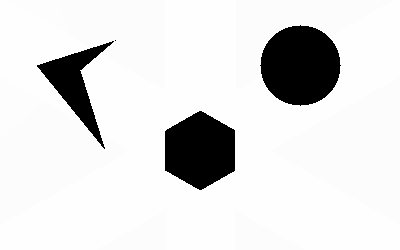
#> input picture final_map.png, 400 x 250 px, found by its file name
$ python Mayank_Joshi.py
#> lines starting #> are read from the running program, lines starting #| are printed output that depends on the picture; after the words box and inside, x2 and y2 are one past the last pixel; in counts of white or black regions, pixels touching at a corner belong together
### Code/utils.py
import numpy as np
import random


def inside_obstacle_space(x, y, world_map, clearance):

    # get height and width of the world map
    h, w = world_map.shape

    x = int(x)
    y = int(y)

    # check if point is beyond the boundary
    if beyond_boundary([x, y], [w, h], clearance):
        return True

    # check if (x, y) lie within an obstacle space
    if world_map[y, x] == 0:
        return True

    # check if the (x,y) maintains a clearance distance from obstacles
    X, Y = np.ogrid[x - clearance: x + clearance + 1, y - clearance: y + clearance + 1]
    num_obstacles = len(np.where(world_map[Y, X] == 0)[0])
    if num_obstacles:
        return True

    return False


def get_random_location(map, clearance):

    # get locations where pixel value is greater than 50, just to be on safe side
    Y, X = np.where(map > 50)

    # cast the values into a list
    X = list(X)
    Y = list(Y)
    Thetas = list(np.arange(0, 360, 30))
    theta_random = random.choice(Thetas)

    while True:
        # randomly select a x location
        x_random = random.sample(X, 1)[0]

        # randomly select a y location
        y_random = random.sample(Y, 1)[0]

        # check if the (x, y) lie in the obstacle space
        if not inside_obstacle_space(x_random, y_random, map, clearance):
            # break out of while loop since (x, y) does not lie in the obstacle space
            break

    # return the randomly selected (x, y) location
    return x_random, y_random, theta_random


# [15 lines left out: function shift_inside_boundary, not called in this run]


def beyond_boundary(point, size, clearance):

    # extract x, y from point
    x, y = point[0], point[1]

    # extract width and height from size
    w, h = size[0], size[1]

    if x < 0 + clearance:
        return True
    if x > w - clearance - 1:
        return True
    if y < 0 + clearance:
        return True
    if y > h - clearance - 1:
        return True

    return False

### Code/animate_searching.py
import cv2


def visualize_exploration(world_map, start_location, end_location, branches, robot_radius, frame_skip):

    print("[INFO]: Started Nodes Exploration Visualization from the INITIAL node to the GOAL node")

    # convert the gray scale world map to bgr for visualization
    color_world_map = cv2.cvtColor(world_map, cv2.COLOR_GRAY2BGR)

    # create a window for visualization
    cv2.namedWindow("visualization", cv2.WINDOW_NORMAL)

    # move the window to (10, 10)
    cv2.moveWindow("visualization", 10, 10)

    # resize the window
    cv2.resizeWindow("visualization", 800, 500)

    i = 0
    for visited_node in branches:

        # get all the childs of the visited node
        childs = visited_node.childs
        for child_node in childs:

            # draw the childs of the visited node
            cv2.arrowedLine(color_world_map, (int(visited_node.node_state[0]), int(visited_node.node_state[1])),
                     (int(child_node.node_state[0]), int(child_node.node_state[1])),
                     (0, 255, 0), 1)

        # draw the start location with blue colored circle
        cv2.circle(color_world_map, (start_location[0], start_location[1]), robot_radius, (255, 0, 0), -1)

        # draw the end location with red colored circle
        cv2.circle(color_world_map, (end_location[0], end_location[1]), robot_radius, (0, 0, 255), -1)

        i += 1

        if i % frame_skip == 0:
            cv2.imshow("visualization", color_world_map)
            cv2.waitKey(1)

    # return the explored nodes visualization colored world map
    return color_world_map


def backtrack_to_start(color_world_map, cur_node, start_location, end_location, robot_radius):

    print("[INFO]: Started Backtracking from the GOAL node to the INITIAL node")

    # create a window for visualization
    cv2.namedWindow("visualization", cv2.WINDOW_NORMAL)

    # move the window to (10, 10)
    cv2.moveWindow("visualization", 10, 10)

    # resize the window
    cv2.resizeWindow("visualization", 800, 500)

    # iterate through all the nodes till their parent is not None
    while cur_node.parent_node is not None:

        # draw the current node location with dark green colored circle
        # cv2.circle(color_world_map, (int(cur_node.node_state[0]), int(cur_node.node_state[1])), 3, (0, 255, 0), -1)
        cv2.line(color_world_map, (int(cur_node.node_state[0]), int(cur_node.node_state[1])), (int(cur_node.parent_node.node_state[0]), int(cur_node.parent_node.node_state[1])), (255, 0, 0), 1)

        # draw the start location with blue colored circle
        cv2.circle(color_world_map, (start_location[0], start_location[1]), robot_radius, (255, 0, 0), -1)

        # draw the end location with red colored circle
        cv2.circle(color_world_map, (end_location[0], end_location[1]), robot_radius, (0, 0, 255), -1)

        # set current node to its parent node for next iteration
        cur_node = cur_node.parent_node

        # display the backtrack in progress
        cv2.imshow("visualization", color_world_map)

        # wait for 1 millisecond and then continue to next frame
        cv2.waitKey(1)

    # after visualization is complete, let the user close the window
    cv2.waitKey(0)

### Code/Mayank_Joshi.py
import os
import cv2
import math
import time
import argparse
import numpy as np
from queue import PriorityQueue


import utils as ut
import map_generator as map_gen
import animate_searching as anime


MIN_STEP_SIZE = 0
MAX_STEP_SIZE = 10


class Node:
    def __init__(self, node_state, parent_node=None, cost_to_come=0, childs=None):
        if childs is None:
            childs = []
        self.node_state = node_state
        self.parent_node = parent_node
        self.cost_to_come = cost_to_come
        self.childs = childs


def handle_theta_edge(curr_theta, angle):
    final_angle = curr_theta + angle
    if final_angle < 0:
        final_angle += 360
    if final_angle >= 360:
        final_angle -= 360

    return final_angle


def move_action_subfunction(curr_node, step_size, angle, end_location):
    # calculate the next node cost to come with respect to current node
    next_cost = step_size + curr_node.cost_to_come

    curr_theta = curr_node.node_state[2]
    next_theta = handle_theta_edge(curr_theta, angle)
    next_x = curr_node.node_state[0] + step_size * np.cos(np.radians(next_theta))
    next_y = curr_node.node_state[1] + step_size * np.sin(np.radians(next_theta))

    # create a new Node object
    next_node = Node((next_x, next_y, next_theta), curr_node, next_cost)

    return next_node


def get_next_nodes(curr_node, world_map, clearance, step_size, end_location):

    # initialize an empty list to store the next possible nodes
    next_nodes = []

    # move straight
    node1 = move_action_subfunction(curr_node, step_size, 0, end_location)
    if not ut.inside_obstacle_space(node1.node_state[0], node1.node_state[1], world_map, clearance):
        next_nodes.append(node1)

    # rotate 30 degrees clockwise and move
    node2 = move_action_subfunction(curr_node, step_size, -30, end_location)
    if not ut.inside_obstacle_space(node2.node_state[0], node2.node_state[1], world_map, clearance):
        next_nodes.append(node2)

    # rotate 30 degrees anticlockwise and move
    node3 = move_action_subfunction(curr_node, step_size, 30, end_location)
    if not ut.inside_obstacle_space(node3.node_state[0], node3.node_state[1], world_map, clearance):
        next_nodes.append(node3)

    # rotate 60 degrees clockwise and move
    node4 = move_action_subfunction(curr_node, step_size, -60, end_location)
    if not ut.inside_obstacle_space(node4.node_state[0], node4.node_state[1], world_map, clearance):
        next_nodes.append(node4)

    # rotate 60 degrees anticlockwise and move
    node5 = move_action_subfunction(curr_node, step_size, 60, end_location)
    if not ut.inside_obstacle_space(node5.node_state[0], node5.node_state[1], world_map, clearance):
        next_nodes.append(node5)

    # return the list containing next possible nodes with respect to the current node
    return next_nodes


def calculate_euclidean_distance(p1, p2):
    return np.sqrt((p1[0] - p2[0]) ** 2 + (p1[1] - p2[1]) ** 2)


def reached_goal_node(current_location, end_location, goal_threshold):

    # check if current node location is equal to end location
    if calculate_euclidean_distance(current_location, end_location) <= goal_threshold:
        print("REACHED")
        if current_location[2] == end_location[2]:
            print("[INFO]: Reached Goal Node with Correct Orientation")
        return True
    return False


def round_to_half(number):
    return round(number * 2.0) / 2.0


def visited_node(visited_nodes, node, end_location):
    loc = int(round_to_half(node.node_state[1]) * 2), \
          int(round_to_half(node.node_state[0]) * 2), \
          int(round_to_half(node.node_state[2]) // 30)
    if visited_nodes[loc] > node.cost_to_come + calculate_euclidean_distance(node.node_state, end_location):
        visited_nodes[loc] = node.cost_to_come + calculate_euclidean_distance(node.node_state, end_location)
        return False

    return True


def start_a_star(world_map, start_location, end_location, clearance, step_size, goal_threshold, robot_radius):

    # create initial node object and set it to start location and parent Node to None
    inital_node = Node(start_location, None, 0)

    branches = []

    h, w = world_map.shape[:2]

    # create visited matrix to store the explored nodes
    visited_nodes = np.ones((h * 2, w * 2, 360 // 30), np.int32) * math.inf
    # visited_nodes = np.ones((h, w, 360 // 30), np.int32) * math.inf

    # create a priority queue object
    pq = PriorityQueue()

    pq.put([inital_node.cost_to_come, inital_node.node_state, inital_node])

    start = time.time()

    # iterate through open list dictionary till its size is not 0
    while not pq.empty():

        # pop a new node with lowest Cost from the priority queue
        cur_node = pq.get()[2]

        branches.append(cur_node)

        # check if current node is the goal node
        if reached_goal_node(cur_node.node_state, end_location, goal_threshold):

            frame_skip = 100
            total_time = time.time() - start
            print("Solved in {} seconds".format(total_time))
            if total_time < 1:
                frame_skip = 1

            # start visualization of node exploration
            world_map = anime.visualize_exploration(world_map, start_location, end_location, branches, robot_radius, frame_skip)

            #  start backtracking to the start location from end location
            anime.backtrack_to_start(world_map, cur_node, start_location, end_location, robot_radius)

            return True

        # generate new nodes from the current node
        next_nodes = get_next_nodes(cur_node, world_map, clearance, step_size, end_location)

        # iterate through the next possible nodes from the current node
        for node in next_nodes:

                loc = int(round_to_half(node.node_state[1]) * 2), \
                      int(round_to_half(node.node_state[0]) * 2), \
                      node.node_state[2] // 30
                if visited_nodes[loc] > node.cost_to_come + calculate_euclidean_distance(node.node_state, end_location):

                    cur_node.childs.append(node)

                    visited_nodes[loc] = node.cost_to_come + calculate_euclidean_distance(node.node_state, end_location)

                    pq.put([node.cost_to_come + calculate_euclidean_distance(node.node_state, end_location), node.node_state, node])

    print("NO SOLUTION FOUND")
    return False


def solve():

    parser = argparse.ArgumentParser()
    parser.add_argument('--init', default=None, type=str, help='start location of the robot. Example - 10,12,0'
                                                               ' [NOTE - without spaces], Default: Random')
    parser.add_argument('--goal', default=None, type=str, help='end location of the robot. Example - 150,120,30'
                                                               ' [NOTE - without spaces], Default: Random')
    parser.add_argument('--robotRadius', default=5, type=int, help='robot radius , DEFAULT: 5')
    parser.add_argument('--clearance', default=10, type=int, help='clearance dist from obstacles, DEFAULT: 5')
    parser.add_argument('--stepSize', default=10, type=int, help='step size of movement in units, between 1 and 10, DEFAULT: 10')
    parser.add_argument('--goalThresh', default=5, type=float, help='goal threshold distance, DEFAULT: 5')

    args = parser.parse_args()

    goal_state = args.goal
    initial_state = args.init
    robot_radius = int(args.robotRadius)
    clearance = int(args.clearance)
    step_size = int(args.stepSize)
    goal_thresh = float(args.goalThresh)

    # step size should be between 0 and 10
    step_size = max(MIN_STEP_SIZE, min(step_size, MAX_STEP_SIZE))

    if clearance > 50:
        print("[WARN]: Clearance value cannot be greater than 50, setting back to 5")
        clearance = 5

    print("[INFO]: Step Size set to ", step_size)
    print("[INFO]: Clearance from obstacles set to ", clearance)
    print("[INFO]: Robot Radius set to ", robot_radius)
    print("[INFO]: Total Clearance is sum of Robot Radius and Clearance ", robot_radius + clearance)

    map_file = "./final_map.png"

    if not os.path.exists(map_file):
        print("[ERROR]: MAP File Does Not Exists: {}".format(map_file))
        print("Do you want to generate a new world map? Press 1 for YES, 0 for NO")
        create_map = 1
        display_progress = 0
        try:
            create_map = int(input())
        except Exception as e:
            print("[ERROR]: Incorrect input, Try Again. Exiting!!!")
            exit()
        if create_map == 1:
            try:
                print("Do you want to see progress as the map is generated, Press 1 for YES, 0 for NO")
                display_progress = int(input())
            except Exception as e:
                print("[ERROR]: Incorrect input, Try Again. Exiting!!!")
                exit()
            map_gen.start_map_generation(display_progress)
        else:
            print("[INFO]: No Map Found, Exiting!!!")
            exit()

    world_map = cv2.imread(map_file, 0)
#> world_map is the input picture: shape (250, 400); min 0, max 254, mean 223.7

    if initial_state is None:
        print("[WARN]: User did not specify any initial location, selecting RANDOMLY")
        start_location = ut.get_random_location(world_map, robot_radius + clearance)
#> in get_random_location, `X = list(X)`: X = 88335 items
#> the loop in get_random_location, `while True:` made 2 passes
#> (x_random, y_random) on pass 1: (35, 13)
#> (x_random, y_random, num_obstacles in inside_obstacle_space) on pass 2: (343, 196, 0)
#> start_location = (343, 196, 180)
    else:
        try:
            start_location = tuple(map(int, initial_state.split(',')))
            if ut.inside_obstacle_space(start_location[0], start_location[1], world_map, robot_radius + clearance):
                print("[ERROR]: Start Location is Inside Obstacle Space, Please Try Again")
                exit()
        except Exception as e:
            print("[ERROR]: Incorrect Initial Location input, Try Again. Exiting!!!")
            exit()

    if goal_state is None:
        print("[WARN]: User did not specify any goal location, selecting RANDOMLY")
        end_location = ut.get_random_location(world_map, clearance + robot_radius)
#> the loop in get_random_location (call 2), `while True:` made 1 pass
#> (x_random, y_random, num_obstacles in inside_obstacle_space) on pass 1: (365, 117, 0)
#> end_location = (365, 117, 210)
    else:
        try:
            end_location = tuple(map(int, goal_state.split(',')))
            if ut.inside_obstacle_space(end_location[0], end_location[1], world_map, robot_radius + clearance):
                print("[ERROR]: End Location is Inside Obstacle Space, Please Try Again")
                exit()
        except Exception as e:
            print("[ERROR]: Incorrect End Location input, Try Again. Exiting!!!")
            exit()

    color_world_map = cv2.cvtColor(world_map, cv2.COLOR_GRAY2BGR)
    print("[INFO]: BLUE Circle is the initial location: ", start_location)
#| [INFO]: BLUE Circle is the initial location:  (343, 196, 180)
    cv2.circle(color_world_map, (start_location[0], start_location[1]), robot_radius, (255, 0, 0), -1)
#> color_world_map: shape (250, 400, 3); 0.08% of pixels changed, all inside (x1, y1, x2, y2) = (338, 191, 349, 202)

    print("[INFO]: RED Circle is the goal location: ", end_location)
#| [INFO]: RED Circle is the goal location:  (365, 117, 210)
    cv2.circle(color_world_map, (end_location[0], end_location[1]), robot_radius, (0, 0, 255), -1)
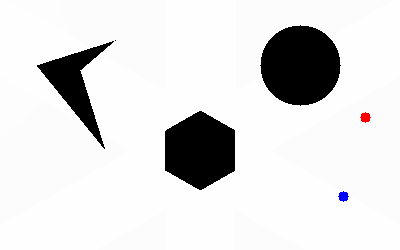
#> color_world_map: shape (250, 400, 3); mean B, G, R 223.5, 223.3, 223.5

    cv2.namedWindow("start_and_end_location", cv2.WINDOW_NORMAL)
    cv2.moveWindow("start_and_end_location", 10, 10)
    cv2.resizeWindow("start_and_end_location", 800, 500)
    cv2.imshow('start_and_end_location', color_world_map)
    cv2.waitKey(0)

    print("[INFO]: Started Solving ...")
    success = start_a_star(world_map, start_location, end_location, clearance + robot_radius, step_size, goal_thresh, robot_radius)
#> in __init__, `self.node_state = node_state`: self.node_state = (343, 196, 180)
#> the loop in start_a_star, `while not pq.empty():` made 144 passes
#> after the loop in start_a_star, `while not pq.empty():`:
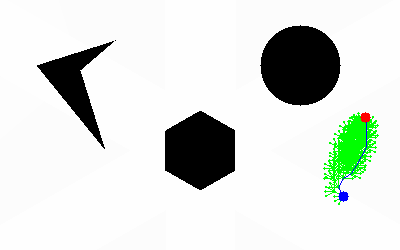
#> world_map: shape (250, 400, 3); mean B, G, R 218.3, 223.2, 218.2
    print("SUCCESS: ", success)
#| SUCCESS:  True


if __name__ == "__main__":
    solve()
